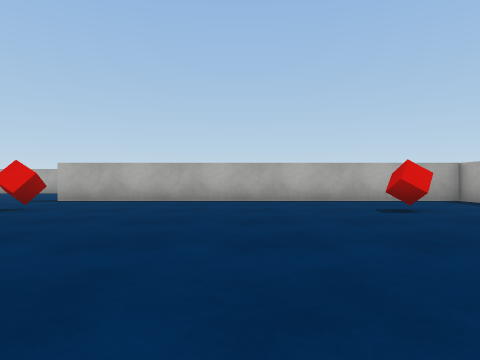
View 1 (above)

16 first-person views from a walk through a Unity game level. The camera is 0.55 m above the floor, looks level and sees 75° across. The floor is counted in squares, 1 m on a side. Each view is taken from the middle of a square. On the plan, view 1 faces up. The plan holds only what a view shows up to about 9 squares ahead; the rest is blank. The player character is not drawn. Surface patterns are stand-ins for the level's own textures.

View 2
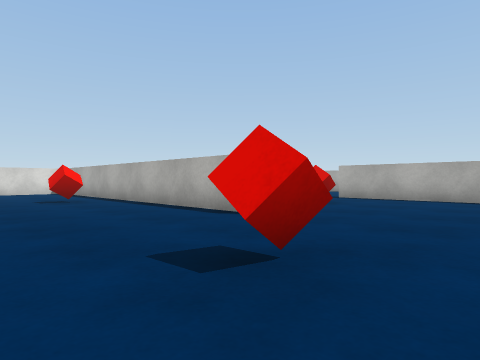

View 3
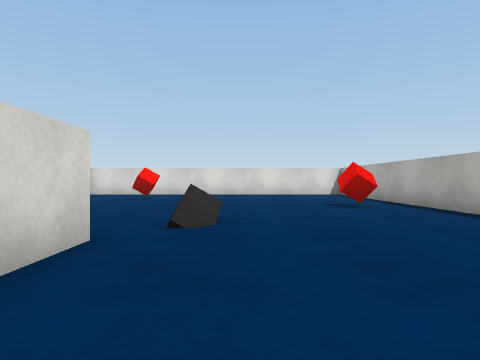

View 4
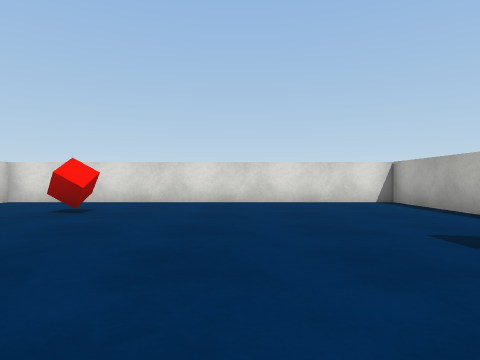

View 5
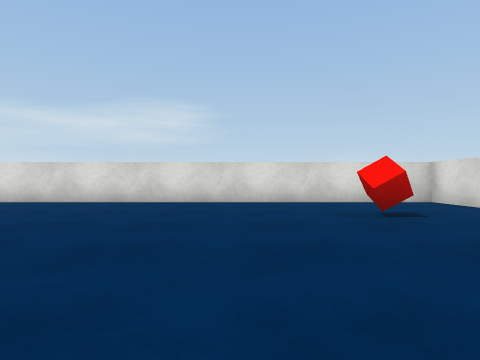

View 6
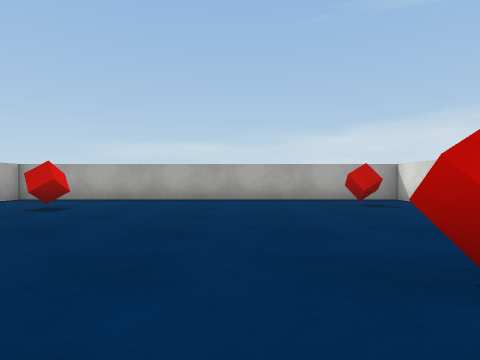

View 7
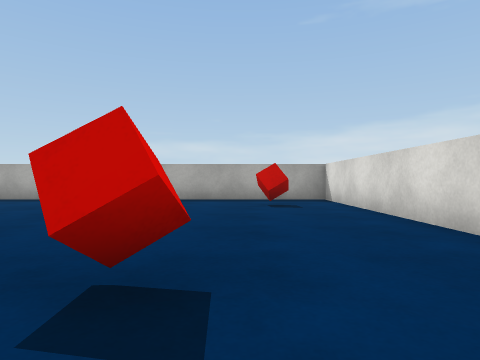

View 8
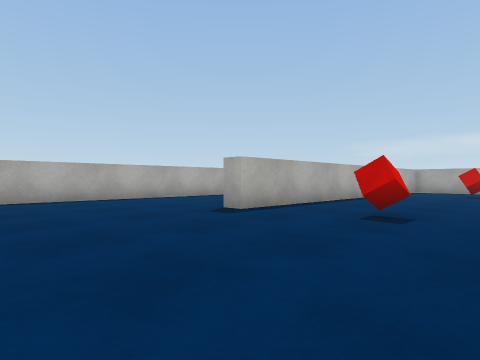

View 9
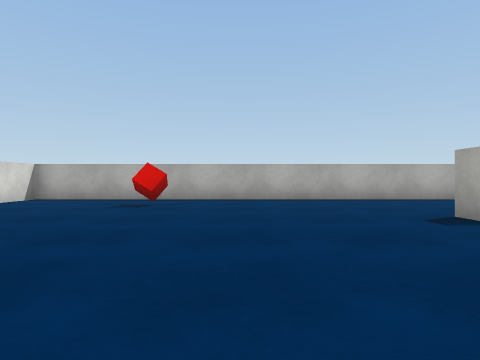

View 10
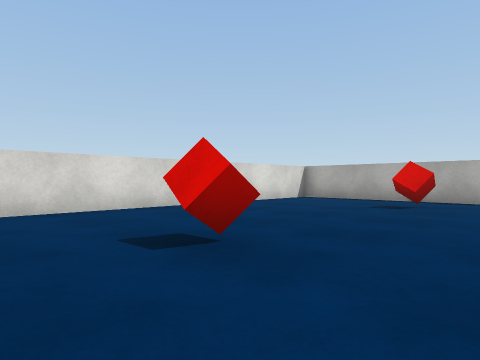

View 11
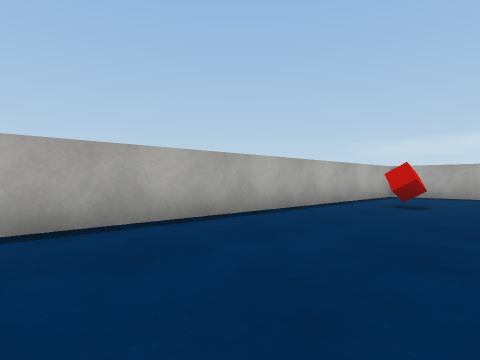

View 12
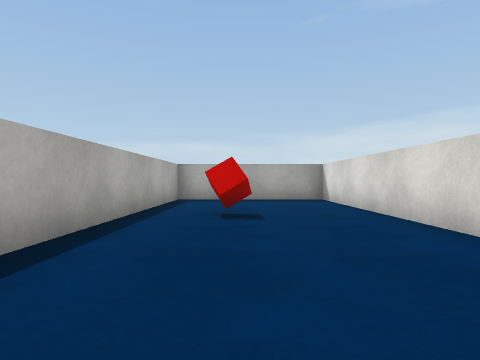

View 13
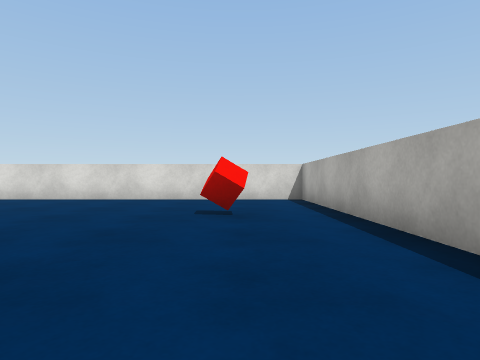

View 14
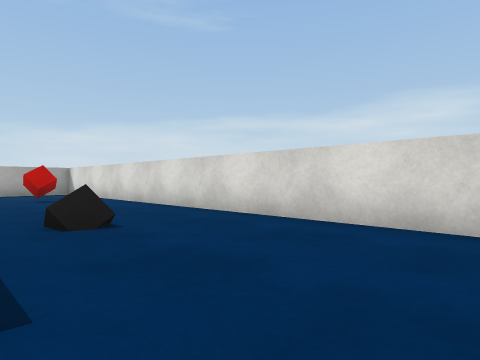

View 15
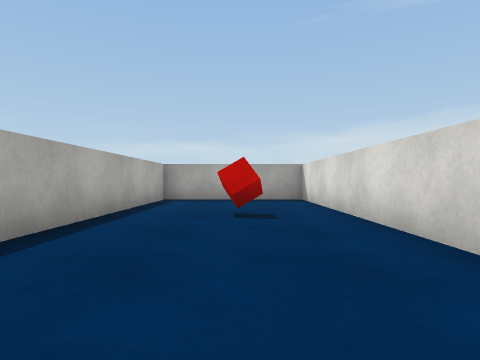

View 16
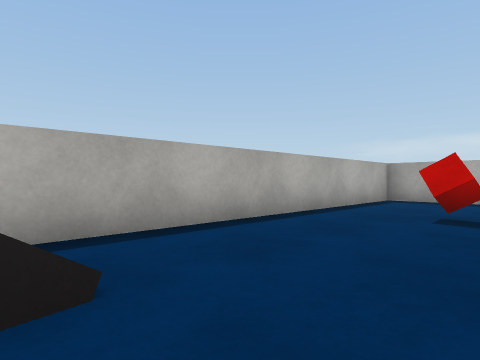

### Floor plan
Points are (right, up) in squares from view 1. A wall is a line through its corners. A room is listed if a view was taken in it or the views show most of it. See-through windows are left out.
Room 1 (views 1, 2, 3, 4, 5, 6, 7, 8, 9, 10, 11, 12, 13, 14, 15, 16)
walls: (-3.9, 2.8) (-13.7, 2.8) (-13.7, -6.8) (5.8, -6.8) (5.8, -2.9) (-2.6, -2.9); (0, 8.7) (5.8, 8.7) (5.8, 12.7) (-13.7, 12.7) (-13.7, 4.2); (-4.9, -2.4) (-3.8, -2.4); (0, -2.4) (5.8, -2.4) (5.8, 8.2) (-4.8, 8.2) (-4.8, 8.8)
objects: red cube (-11, -4); red cube (-10, 6); red cube (-10, 11); red cube (-8, 1); other object (-6, -2); red cube (-4, 6); other object (-3, -4); red cube (-1, 1); red cube (2, -5); red cube (2, 11); red cube (3, 6); red cube (4, -1)

Where each view was taken, in squares from view 1:
view 1: 0 up, 0 right, facing up
view 2: 1 down, 0 right, facing up-left
view 3: 1 down, 2 left, facing left
view 4: 1 down, 6 left, facing left
view 5: 1 up, 9 left, facing down
view 6: 2 up, 3 left, facing right
view 7: 0 up, 3 left, facing right
view 8: 4 up, 9 left, facing up-right
view 9: 4 up, 8 left, facing up
view 10: 4 up, 8 left, facing up-left
view 11: 9 up, 5 left, facing up-right
view 12: 11 up, 3 left, facing right
view 13: 11 up, 5 left, facing left
view 14: 3 down, 7 left, facing down-right
view 15: 5 down, 3 left, facing right
view 16: 6 down, 3 left, facing up-right
